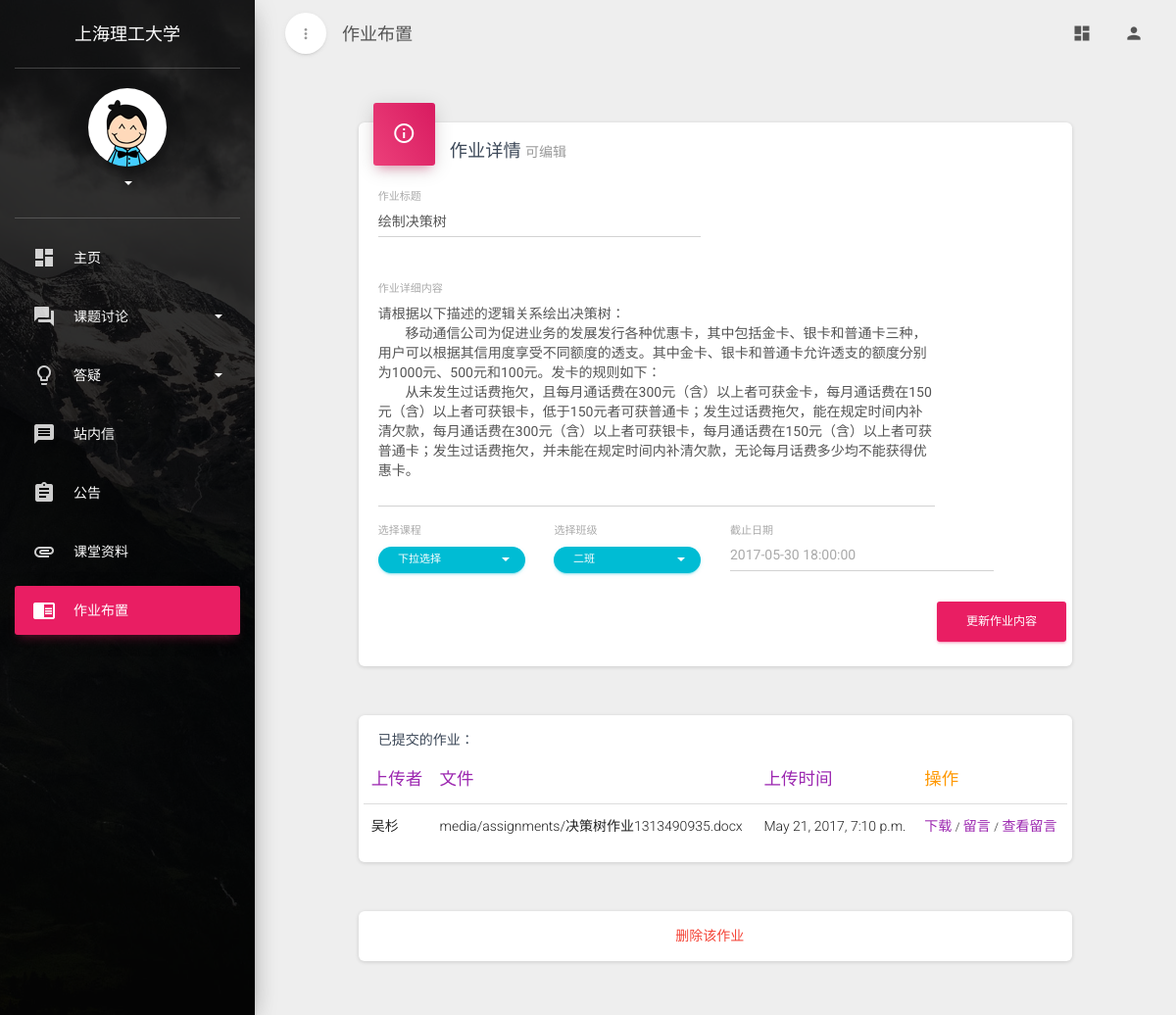
Screenshot of /index/assignment/detail/True/11/ with the database file from the repository.
### website/models.py (models this page shows, shortened)
class Assignment(models.Model):
    CLASS_CHOICE = (
        ('0', '所有'),
        ('1', '一班'),
        ('2', '二班'),
        ('3', '三班'),
    )
    title = models.CharField(max_length=30)
    content = models.TextField()
    code = models.CharField(max_length=8)
    classes = models.CharField(max_length=1, choices=CLASS_CHOICE)
    time = models.DateTimeField(auto_now=True)
    user = models.ForeignKey(User)
    deadline = models.DateTimeField(null=True)

class Assignment_file(models.Model):
    assignments = models.ForeignKey(Assignment)
    file = models.FileField(upload_to='media/assignments')
    time = models.DateTimeField(auto_now=True)
    user = models.ForeignKey(User)

### website/views.py (the view, shortened to what this page needs)
# urls.py: url(r'^assignment/detail/(.*)/(\d+)/$', views.assignment_detail, name='assignment_detail'),
def assignment_detail(request, isteacher, assignments_id):
    user = request.user
    getcourses = models.Course.objects.filter(user_id=user.id).values('coursename', 'code', 'is_teacher')
    courses = []
    for i in getcourses:
        if i not in courses:
            courses.append(i)
    if isteacher == 'True':
        alluser = models.User.objects.all()
        nofile = ''
        assignments = models.Assignment.objects.get(id=assignments_id)
        filelist = models.Assignment_file.objects.filter(assignments_id=assignments_id)
        if not filelist:
            nofile = '还没有人提交作业！'
        return render(request, 'website/assignment-teacher.html',
                      {'courses': courses, 'assignments': assignments, 'filelist': filelist,
                       'assignments_id': assignments_id, 'isteacher': isteacher, 'nofile': nofile, 'alluser': alluser})

### website/templates/website/assignment-teacher.html (shortened to what this page needs)
{% load staticfiles %}
<!DOCTYPE html>
<html lang="en">
<head>
    <link href="{% static 'assets/css/bootstrap.min.css' %}" rel="stylesheet"/>
    <link href="{% static 'assets/css/material-dashboard.css' %}" rel="stylesheet"/>
    <link href="{% static 'assets/css/demo.css' %}" rel="stylesheet"/>
    <link href="http://maxcdn.bootstrapcdn.com/font-awesome/latest/css/font-awesome.min.css" rel="stylesheet">
</head>
<body>
<div class="wrapper">
    <div class="sidebar" data-active-color="rose" data-background-color="black"
         data-image="{% static 'assets/img/sidebar-1.jpg' %}">
        <div class="logo">
            <a href="http://www.creative-tim.com" class="simple-text">
                上海理工大学
            </a>
        </div>
        <div class="sidebar-wrapper">
            <div class="user">
                <div class="photo">
                    <img src="{% static 'assets/img/new_logo.png' %}"/>
                </div>
                <div class="info">
                    <a data-toggle="collapse" href="#collapseExample" class="collapsed">
                        <b class="caret"></b>
                    </a>
                </div>
            </div>
            <ul class="nav">
                <li>
                    <a href="{% url 'website:dashboard' %}">
                        <i class="material-icons">dashboard</i>
                        <p>主页</p>
                    </a>
                </li>
                <li>
                    <a data-toggle="collapse" href="#pagesExamples">
                        <i class="material-icons">question_answer</i>
                        <p>课题讨论
                            <b class="caret"></b>
                        </p>
                    </a>
                </li>
                <li>
                    <a data-toggle="collapse" href="#componentsExamples">
                        <i class="material-icons">lightbulb_outline</i>
                        <p>答疑
                            <b class="caret"></b>
                        </p>
                    </a>
                </li>
                <li>
                    <a href="{% url 'website:message' %}">
                        <i class="material-icons">message</i>
                        <p>站内信</p>
                    </a>
                </li>
                <li>
                    <a href="{% url 'website:bulletin' %}">
                        <i class="material-icons">assignment</i>
                        <p>公告</p>
                    </a>
                </li>
                <li>
                    <a href="{% url 'website:file' %}">
                        <i class="material-icons">attachment</i>
                        <p>课堂资料</p>
                    </a>
                </li>
                <li class="active">
                    <a href="{% url 'website:assignment' %}">
                        <i class="material-icons">chrome_reader_mode</i>
                        <p>作业布置</p>
                    </a>
                </li>
            </ul>
        </div>
    </div>
    <div class="main-panel">
        <nav class="navbar navbar-transparent navbar-absolute">
            <div class="container-fluid">
                <div class="navbar-minimize">
                    <button id="minimizeSidebar" class="btn btn-round btn-white btn-fill btn-just-icon">
                        <i class="material-icons visible-on-sidebar-regular">more_vert</i>
                    </button>
                </div>
                <div class="navbar-header">
                    <a class="navbar-brand" href="#"> 作业布置 </a>
                </div>
                <div class="collapse navbar-collapse">
                    <ul class="nav navbar-nav navbar-right">
                        <li>
                            <a href="#pablo" class="dropdown-toggle" data-toggle="dropdown">
                                <i class="material-icons">dashboard</i>
                            </a>
                        </li>
                        <li>
                            <a href="#pablo" class="dropdown-toggle" data-toggle="dropdown">
                                <i class="material-icons">person</i>
                            </a>
                        </li>
                    </ul>
                </div>
            </div>
        </nav>
        <div class="content">
            <div class="container-fluid">
                <div id="comments">
                    <div class="row">
                        <div class="col-md-10 col-md-offset-1">
                            <div class="card">
                                <div class="card-header card-header-icon" data-background-color="rose">
                                    <i class="material-icons">info_outline</i>
                                </div>
                                <div class="card-content">
                                    <h4 class="card-title">作业详情
                                        <small class="category">可编辑</small>
                                    </h4>
                                    <form method="post" action="{% url 'website:assignment_new' assignments_id %}">
                                        <div class="row">
                                            <div class="col-md-6">
                                                <div class="form-group label-floating">
                                                    <label class="control-label">作业标题</label>
                                                    <input type="text" class="form-control"
                                                           value="{{ assignments.title }}"
                                                           name="title">
                                                </div>
                                            </div>
                                        </div>
                                        <div class="row">
                                            <div class="col-md-10">
                                                <div class="form-group">
                                                    <label class="control-label">作业详细内容</label>
                                                    <textarea class="form-control" rows="10"
                                                              name="content">{{ assignments.content }}</textarea>
                                                </div>
                                            </div>
                                        </div>
                                        <div class="row">
                                            <div class="col-md-3">
                                                <div class="form-group label-floating">
                                                    <label class="control-label">选择课程</label>
                                                </div>
                                            </div>
                                            <div class="col-md-3">
                                                <div class="form-group label-floating">
                                                    <label class="control-label">选择班级</label>
                                                    <select class="selectpicker"
                                                            data-style="btn btn-info btn-round btn-sm"
                                                            title="Single Select" data-size="7" name="classes">
                                                        {% if assignments.classes == '1' %}
                                                            <option value="1" selected>一班</option>
                                                            <option value="2">二班</option>
                                                            <option value="3">三班</option>
                                                        {% elif assignments.classes == '2' %}
                                                            <option value="2" selected>二班</option>
                                                        {% else %}
                                                            <option value="1">一班</option>
                                                            <option value="2">二班</option>
                                                            <option value="3" selected>三班</option>
                                                        {% endif %}
                                                    </select>
                                                </div>
                                            </div>
                                            <div class="col-md-5">
                                                <div class="form-group label-floating">
                                                    <label class="control-label">截止日期</label>
                                                    <div class="form-group">
                                                        <input type="text" class="form-control datetimepicker"
                                                               placeholder="{{ assignments.deadline|date:'Y-m-d H:i:s' }}"
                                                               name="deadline"/>
                                                    </div>
                                                </div>
                                            </div>
                                            <button type="submit" class="btn btn-rose pull-right">更新作业内容</button>
                                            <div class="clearfix"></div>
                                        </div>
                                    </form>
                                </div>
                            </div>
                        </div>
                    </div>
                    <div class="row">
                        <div class="col-md-10 col-md-offset-1">
                            <div class="card">
                                <div class="card-content">
                                    <div class="row col-md-offset-0">
                                        <p class="card-title">已提交的作业：</p>
                                    </div>
                                    <div class="row">
                                        <div class="table-responsive">
                                            <table class="table">
                                                <thead class="text-primary">
                                                <th>上传者</th>
                                                <th>文件</th>
                                                <th>上传时间</th>
                                                <th class="text-warning">操作</th>
                                                </thead>
                                                <tbody>
                                                {% for file in filelist %}
                                                    <tr>
                                                        <td>
                                                            {% for eachuser in alluser %}
                                                                {% if eachuser.id == file.user_id %}
                                                                    {{ eachuser.last_name }}{{ eachuser.first_name }}
                                                                {% endif %}
                                                            {% endfor %}
                                                        </td>
                                                        <td>{{ file.file }}</td>
                                                        <td>{{ file.time }}</td>
                                                        <td>
                                                            <a href="{% url 'file_download' file.file %}">下载</a>
                                                            <small>/</small>
                                                            <a onclick="comment({{ file.id }})">留言</a>
                                                            <small>/</small>
                                                            <a href="{% url 'website:check_comment' file.id %}">查看留言</a>
                                                        </td>
                                                    </tr>
                                                {% endfor %}
                                                </tbody>
                                            </table>
                                        </div>
                                    </div>
                                </div>
                            </div>
                        </div>
                    </div>
                    <div class="row">
                        <div class="col-md-10 col-md-offset-1">
                            <div class="card">
                                <div class="card-content col-md-offset-5">
                                    <a class="text-danger"
                                       href="{% url 'website:assignment_delete' assignments_id %}"
                                       onclick="return confirm('确定删除吗？')">删除该作业</a>
                                </div>
                            </div>
                        </div>
                    </div>
                </div>
            </div>
        </div>
    </div>
</div>
</body>
</html>

### rows the page displays
Assignment: title "绘制决策树", content "请根据以下描述的逻辑关系绘出决策树： 移动通信公司为促进业务的发展发行各种优惠卡，其中包括金卡、银卡和普通卡三种，用户可以根据其信用度享受不同额度的透支。其中金卡、银卡和普通卡允许透支的额度分别为1000元、500元和100元。发卡的规则如下： 从未发生过话费拖欠，且每月通话费在300元（含）以上者可获金卡，每月通话费在150元（含）以上者可获银卡，低于150元者可获普通卡；发生过话费拖欠，能在规定时间内补清欠款，每月通话费在300元（含）以上者可获银卡，每月通话费在150元（含）以上者可获普通卡；发生过话费拖欠，并未能在规定时间内补清欠款，无论每月话费多少均不能获得优惠卡。", deadline "2017-05-30 18:00:00"
Assignment_file: file "media/assignments/决策树作业1313490935.docx", time "May 21, 2017, 7:10 p.m."

### other values shown
{{ eachuser.last_name }} "吴"
{{ eachuser.first_name }} "杉"
